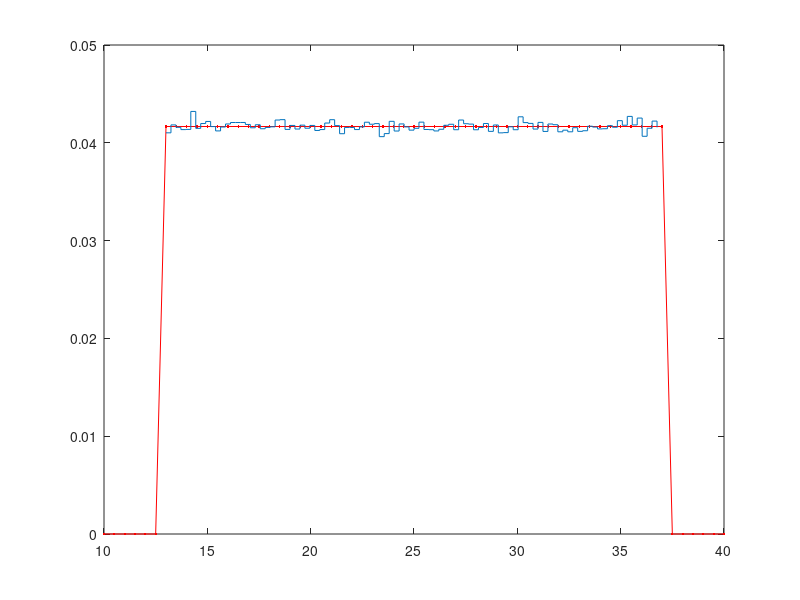

Recreate this plot in MATLAB. (Note: this script raises an error after producing the figure.)
pkg load statistics;
clear;
clc;
clf;

a = 13;
b = 37;

X = 10 : 0.5 : 40;
plot(X, unifpdf(X, a, b), "r.-");
hold on;

n = 10^6;
m = 100;
X = sort(unifrnd(a, b, n, 1));
Len = (X(n) - X(1)) / m;
R = X(1) : Len : X(n) - Len;
Y = hist(X, m) / (n * Len);
plot(stairs(R, Y), "b.-");